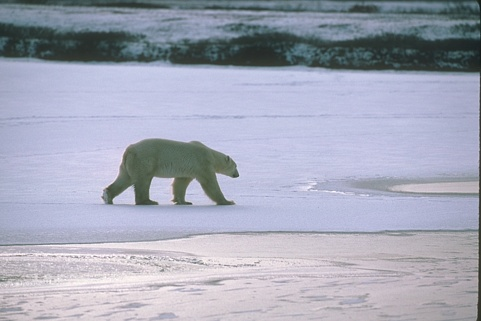
#> input picture images/test/100007.jpg, 481 x 321 px
$ python -i softcomputing_50pct_demo.py   (imports and definitions only)
#> lines starting #> are read from the running program, lines starting #| are printed output that depends on the picture
import cv2
import numpy as np
from skimage.metrics import structural_similarity as ssim, peak_signal_noise_ratio as psnr
import random
import os
import argparse
import time
import statistics


# --- CONFIG (defaults, can be overridden by CLI) ---
DATASET_DIR = 'images/test/'
RESULTS_DIR = 'results/'
NOISE_TYPE = 'gaussian'
GAUSSIAN_SIGMA = 25
SP_AMOUNT = 0.1
POP_SIZE = 20
GENERATIONS = 20
METRIC = 'ssim'  # 'ssim', 'psnr', or 'combined'
W_SSIM = 0.7
W_PSNR = 0.3


# --- UTILS ---
def load_image(path):
#> called with path = 'images/test/100007.jpg'
    img = cv2.imread(path, cv2.IMREAD_GRAYSCALE)
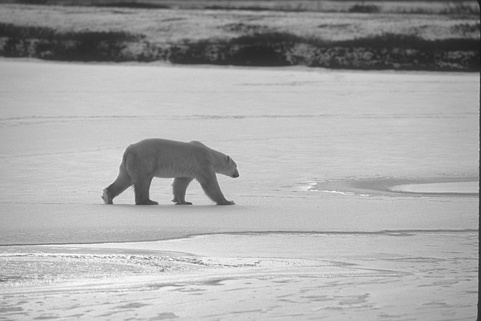
#> img: shape (321, 481); min 26, max 255, mean 168.4
    if img is None:
        print(f'Warning: Image not found or unreadable: {path}')
        return None
    return img


def add_gaussian_noise(img, sigma=25):
#> called with sigma = 25
    noise = np.random.normal(0, sigma, img.shape)
    noisy = img + noise
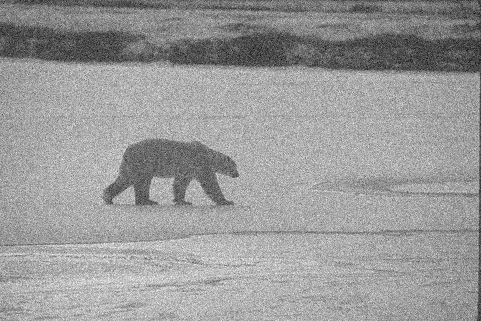
#> noisy: shape (321, 481) float64; min -66.5, max 322.5, mean 168.6; drawn with min black and max white
    noisy = np.clip(noisy, 0, 255).astype(np.uint8)
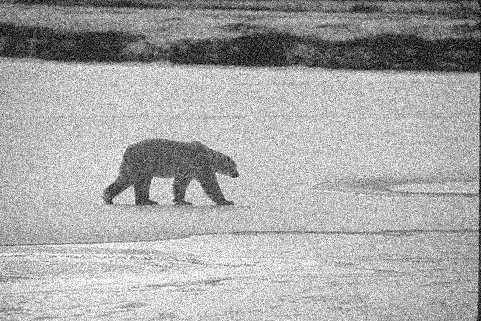
#> noisy: shape (321, 481); min 0, max 255, mean 167.9
    return noisy

# [11 lines left out: function add_salt_pepper_noise, not called in this run]

def median_sharpen_filter(img, kernel_size, alpha):
    # Ensure kernel size is valid for image size
    if img.shape[0] < kernel_size or img.shape[1] < kernel_size:
        kernel_size = 3
    try:
        median = cv2.medianBlur(img, kernel_size)
    except Exception as e:
        print(f'Warning: medianBlur failed for kernel_size={kernel_size}, error: {e}')
        median = img.copy()
    sharpened = cv2.addWeighted(img, 1.5, median, -0.5, 0)
    enhanced = cv2.addWeighted(median, 1-alpha, sharpened, alpha, 0)
    return enhanced


def fitness_ssim(enhanced, ground_truth):
    return ssim(enhanced, ground_truth)

def fitness_psnr(enhanced, ground_truth):
    return psnr(ground_truth, enhanced)

# [4 lines left out: function fitness_combined, not called in this run]

# --- GA COMPONENTS ---
class Chromosome:
    def __init__(self, kernel_size, alpha):
        self.kernel_size = kernel_size
        self.alpha = alpha
        self.fitness = None

    def mutate(self):
        if random.random() < 0.5:
            self.kernel_size = random.choice([3,5,7])
        else:
            self.alpha = min(max(self.alpha + random.uniform(-0.1, 0.1), 0), 1)

    def crossover(self, other):
        if random.random() < 0.5:
            return Chromosome(self.kernel_size, other.alpha)
        else:
            return Chromosome(other.kernel_size, self.alpha)

# --- MAIN PIPELINE ---

def ensure_dir(path):
    if not os.path.exists(path):
        os.makedirs(path)

# [76 lines left out: function print_performance_summary, not called in this run]


def process_image(img_path, noise_type='gaussian', sigma=25, sp_amount=0.1, metric='ssim', generations=20, w_ssim=0.7, w_psnr=0.3):
    start_time = time.time()
    clean_img = load_image(img_path)
    if clean_img is None:
        print(f'Skipping {img_path} (cannot load)')
        return None
    fname = os.path.splitext(os.path.basename(img_path))[0]
    # Add noise
    if noise_type == 'gaussian':
        noisy_img = add_gaussian_noise(clean_img, sigma=sigma)
    elif noise_type == 'sp':
        noisy_img = add_salt_pepper_noise(clean_img, amount=sp_amount)
    else:
        print(f'Skipping {img_path} (unknown noise type)')
        return None
    # Save noisy image
    noisy_path = os.path.join(RESULTS_DIR, f'{fname}_noisy.png')
    cv2.imwrite(noisy_path, noisy_img)

    # Calculate initial metrics (before enhancement)
    initial_ssim = fitness_ssim(noisy_img, clean_img)
#> initial_ssim = 0.275
    initial_psnr = fitness_psnr(noisy_img, clean_img)
#> initial_psnr = 20.31

    # GA setup
    population = [Chromosome(random.choice([3,5,7]), random.uniform(0,1)) for _ in range(POP_SIZE)]

    best_fitness_history = []
    for gen in range(generations):
        # Evaluate fitness for all chromosomes
        for chrom in population:
            enhanced = median_sharpen_filter(noisy_img, chrom.kernel_size, chrom.alpha)
            if metric == 'ssim':
                chrom.fitness = fitness_ssim(enhanced, clean_img)
            elif metric == 'psnr':
                chrom.fitness = fitness_psnr(enhanced, clean_img)
            elif metric == 'combined':
                chrom.fitness = fitness_combined(enhanced, clean_img, w_ssim, w_psnr)
            else:
                print(f'Skipping {img_path} (unknown metric)')
                return None

        # Sort by fitness
        population.sort(key=lambda c: c.fitness, reverse=True)
        best_fitness_history.append(population[0].fitness)

        # Print best fitness for this generation
        print(f'{fname} Gen {gen+1}: Best {metric.upper()} = {population[0].fitness:.4f}, Kernel={population[0].kernel_size}, Alpha={population[0].alpha:.2f}')

        # Selection and reproduction
        parents = population[:10]
        offspring = []
        while len(offspring) < POP_SIZE:
            p1, p2 = random.sample(parents, 2)
            child = p1.crossover(p2)
            child.mutate()
            offspring.append(child)
        population = offspring
#> this loop made 20 passes
#| 100007 Gen 1: Best SSIM = 0.6681, Kernel=7, Alpha=0.10
#| 100007 Gen 2: Best SSIM = 0.6829, Kernel=7, Alpha=0.06
#| 100007 Gen 3: Best SSIM = 0.6829, Kernel=7, Alpha=0.04
#| 100007 Gen 4: Best SSIM = 0.6833, Kernel=7, Alpha=0.04
#| 100007 Gen 5: Best SSIM = 0.6829, Kernel=7, Alpha=0.04
#| 100007 Gen 6: Best SSIM = 0.6836, Kernel=7, Alpha=0.05
#| 100007 Gen 7: Best SSIM = 0.6836, Kernel=7, Alpha=0.05
#| 100007 Gen 8: Best SSIM = 0.6833, Kernel=7, Alpha=0.06
#> (further printed lines are left out)
#> pass 1, in median_sharpen_filter, `median = cv2.medianBlur(img, kernel_size)`:
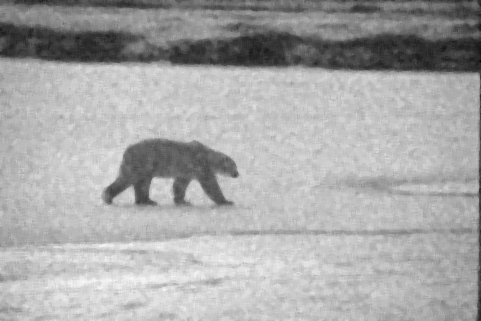
#> median: shape (321, 481); min 4, max 253, mean 168.1
#> after the loop, best_fitness_history = [0.668, 0.683, 0.683, 0.683, 0.683, 0.684, 0.684, 0.683, 0.683, 0.684, 0.684, 0.684, 0.683, 0.683, 0.684, 0.684, 0.684, 0.684, 0.684, 0.683]

    # Final evaluation to get the best solution
    for chrom in population:
        enhanced = median_sharpen_filter(noisy_img, chrom.kernel_size, chrom.alpha)
        if metric == 'ssim':
            chrom.fitness = fitness_ssim(enhanced, clean_img)
        elif metric == 'psnr':
            chrom.fitness = fitness_psnr(enhanced, clean_img)
        elif metric == 'combined':
            chrom.fitness = fitness_combined(enhanced, clean_img, w_ssim, w_psnr)
#> this loop made 20 passes
#> chrom.fitness on passes 1 to 12: 0.665, 0.682, 0.676, 0.684, 0.68, 0.555, 0.59, 0.681, 0.681, 0.668, 0.683, 0.555

    population.sort(key=lambda c: c.fitness, reverse=True)
    best = population[0]
    final_enhanced = median_sharpen_filter(noisy_img, best.kernel_size, best.alpha)
    enhanced_path = os.path.join(RESULTS_DIR, f'{fname}_enhanced.png')
    cv2.imwrite(enhanced_path, final_enhanced)

    # Log results
    ssim_score = fitness_ssim(final_enhanced, clean_img)
#> ssim_score = 0.684
    psnr_score = fitness_psnr(final_enhanced, clean_img)
#> psnr_score = 28.33

    processing_time = time.time() - start_time
    improvement_ssim = ssim_score - initial_ssim
#> improvement_ssim = 0.408
    improvement_psnr = psnr_score - initial_psnr
#> improvement_psnr = 8.02

    return {
        'image': fname,
        'kernel': best.kernel_size,
        'alpha': best.alpha,
        'ssim': ssim_score,
        'psnr': psnr_score,
        'metric': metric,
        'fitness': best.fitness,
        'noisy': noisy_path,
        'enhanced': enhanced_path,
        'initial_ssim': initial_ssim,
        'initial_psnr': initial_psnr,
        'improvement_ssim': improvement_ssim,
        'improvement_psnr': improvement_psnr,
        'processing_time': processing_time,
        'generations_converged': len(best_fitness_history),
        'best_fitness_history': best_fitness_history
    }


# [131 lines left out: function print_performance_summary, not called in this run]

# [2 lines not run here, left out]

>>> result = process_image('images/test/100007.jpg')
#> result = 16 items

$ run again, on images/test/107014.jpg
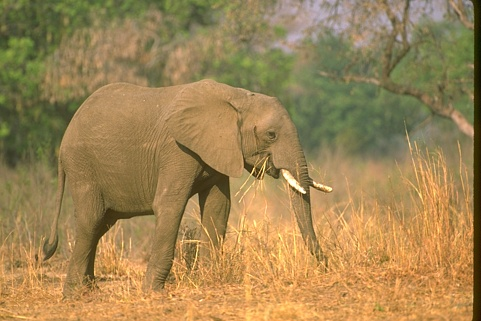
#> input picture images/test/107014.jpg, 481 x 321 px
#> in add_gaussian_noise, `noisy = np.clip(noisy, 0, 255).astype(np.uint8)`:
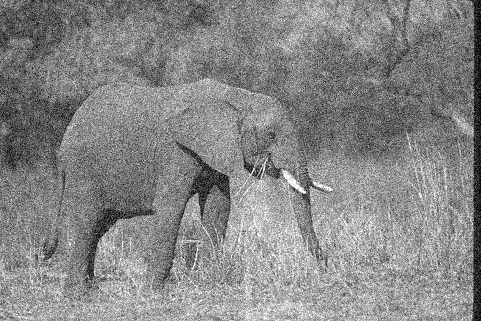
#> noisy: shape (321, 481); min 0, max 255, mean 134.7
#> initial_ssim = 0.344
#> initial_psnr = 20.21
#> the loop in process_image, `for gen in range(generations):` made 20 passes
#| 107014 Gen 1: Best SSIM = 0.6399, Kernel=5, Alpha=0.10
#| 107014 Gen 2: Best SSIM = 0.6398, Kernel=5, Alpha=0.10
#| 107014 Gen 3: Best SSIM = 0.6341, Kernel=5, Alpha=0.14
#| 107014 Gen 4: Best SSIM = 0.6341, Kernel=5, Alpha=0.14
#| 107014 Gen 5: Best SSIM = 0.6399, Kernel=5, Alpha=0.10
#> (further printed lines are left out)
#> pass 1, in median_sharpen_filter, `median = cv2.medianBlur(img, kernel_size)`:
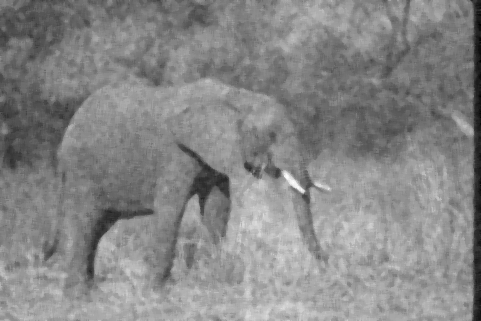
#> median: shape (321, 481); min 0, max 255, mean 134.6
#> after the loop in process_image, `for gen in range(generations):`: best_fitness_history = [0.64, 0.64, 0.634, 0.634, 0.64, 0.64, 0.639, 0.639, 0.64, 0.64, 0.64, 0.64, 0.638, 0.638, 0.639, 0.639, 0.64, 0.64, 0.64, 0.64]
#> the loop in process_image, `for chrom in population:` made 20 passes
#> chrom.fitness on passes 1 to 8: 0.597, 0.639, 0.597, 0.597, 0.597, 0.607, 0.633, 0.64
#> ssim_score = 0.64
#> psnr_score = 26.9
#> improvement_ssim = 0.296
#> improvement_psnr = 6.68
#> result = 16 items

$ run again, on images/test/108069.jpg
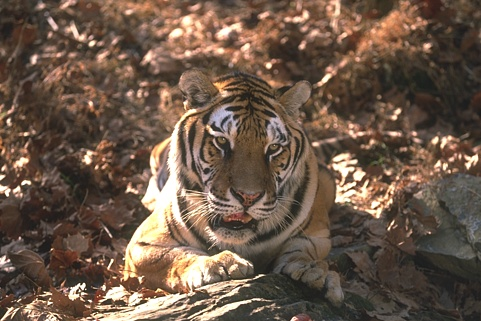
#> input picture images/test/108069.jpg, 481 x 321 px
#> in add_gaussian_noise, `noisy = np.clip(noisy, 0, 255).astype(np.uint8)`:
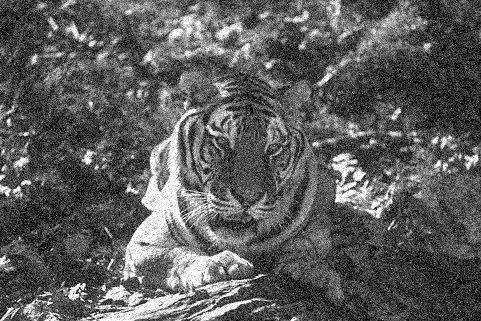
#> noisy: shape (321, 481); min 0, max 255, mean 92.1
#> initial_ssim = 0.511
#> initial_psnr = 20.38
#> the loop in process_image, `for gen in range(generations):` made 20 passes
#| 108069 Gen 1: Best SSIM = 0.7418, Kernel=5, Alpha=0.10
#| 108069 Gen 2: Best SSIM = 0.7382, Kernel=3, Alpha=0.14
#| 108069 Gen 3: Best SSIM = 0.7381, Kernel=3, Alpha=0.14
#| 108069 Gen 4: Best SSIM = 0.7411, Kernel=5, Alpha=0.09
#| 108069 Gen 5: Best SSIM = 0.7421, Kernel=5, Alpha=0.13
#> (further printed lines are left out)
#> pass 1, in median_sharpen_filter, `sharpened = cv2.addWeighted(img, 1.5, median, -0.5, 0)`:
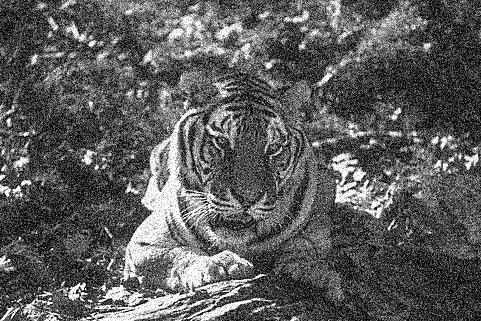
#> sharpened: shape (321, 481); min 0, max 255, mean 92.4
#> after the loop in process_image, `for gen in range(generations):`: best_fitness_history = [0.742, 0.738, 0.738, 0.741, 0.742, 0.742, 0.742, 0.742, 0.743, 0.743, 0.743, 0.743, 0.742, 0.742, 0.742, 0.743, 0.742, 0.742, 0.742, 0.742]
#> the loop in process_image, `for chrom in population:` made 20 passes
#> chrom.fitness on passes 1 to 8: 0.705, 0.741, 0.731, 0.742, 0.739, 0.74, 0.712, 0.742
#> ssim_score = 0.742
#> psnr_score = 24.14
#> improvement_ssim = 0.231
#> improvement_psnr = 3.76
#> result = 16 items

$ run again, on images/test/117025.jpg
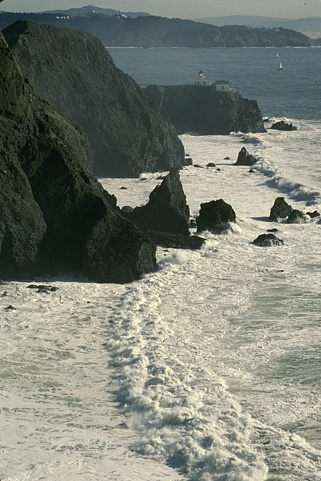
#> input picture images/test/117025.jpg, 321 x 481 px
#> initial_ssim = 0.458
#> initial_psnr = 20.39
#> the loop in process_image, `for gen in range(generations):` made 20 passes
#| 117025 Gen 1: Best SSIM = 0.6064, Kernel=5, Alpha=0.14
#| 117025 Gen 2: Best SSIM = 0.6177, Kernel=3, Alpha=0.19
#| 117025 Gen 3: Best SSIM = 0.6175, Kernel=3, Alpha=0.19
#| 117025 Gen 4: Best SSIM = 0.6177, Kernel=3, Alpha=0.17
#| 117025 Gen 5: Best SSIM = 0.6179, Kernel=3, Alpha=0.19
#> (further printed lines are left out)
#> pass 1, in median_sharpen_filter, `sharpened = cv2.addWeighted(img, 1.5, median, -0.5, 0)`:
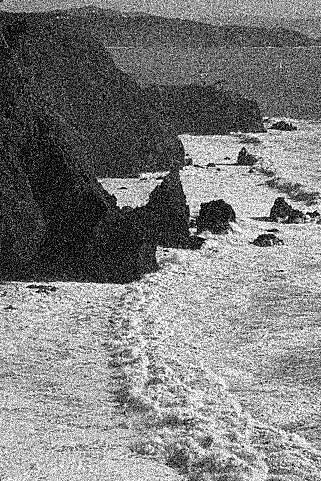
#> sharpened: shape (481, 321); min 0, max 255, mean 125.1
#> after the loop in process_image, `for gen in range(generations):`: best_fitness_history = [0.606, 0.618, 0.618, 0.618, 0.618, 0.618, 0.618, 0.618, 0.618, 0.618, 0.618, 0.618, 0.618, 0.618, 0.618, 0.617, 0.617, 0.618, 0.618, 0.618]
#> the loop in process_image, `for chrom in population:` made 20 passes
#> chrom.fitness on passes 1 to 8: 0.613, 0.605, 0.614, 0.618, 0.617, 0.618, 0.594, 0.61
#> pass 1, in median_sharpen_filter (call 401), `median = cv2.medianBlur(img, kernel_size)`:
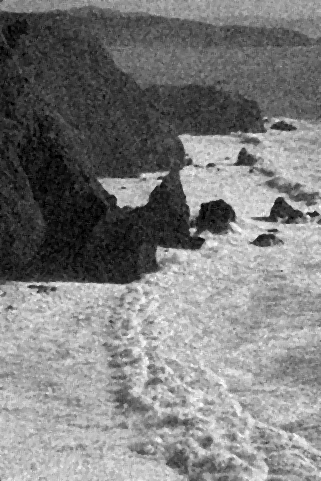
#> median: shape (481, 321); min 0, max 255, mean 124.9
#> ssim_score = 0.618
#> psnr_score = 24.94
#> improvement_ssim = 0.16
#> improvement_psnr = 4.55
#> result = 16 items
